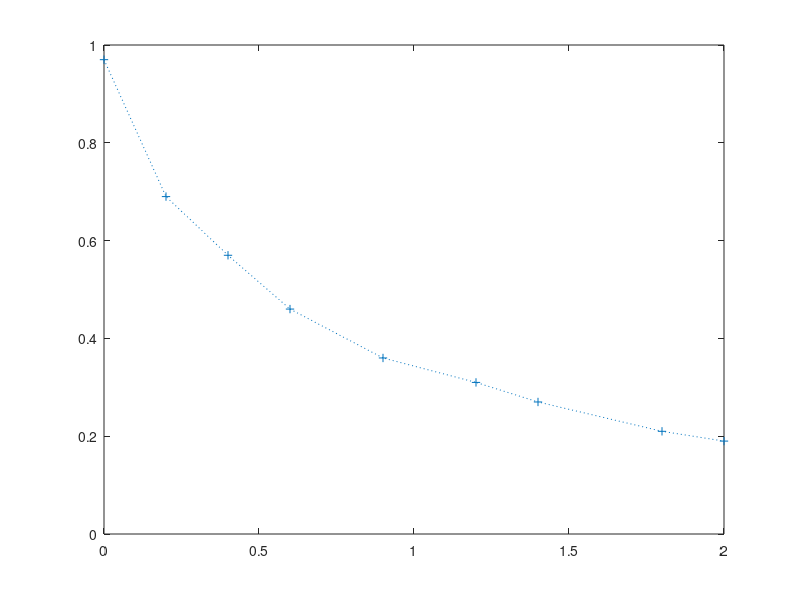

Source code (MATLAB): (Note: this script raises an error after producing the figure.)
clear all; close all;clc
x=[0 0.2 0.4 0.6 0.9 1.2 1.4 1.8 2]
y=[0.97 0.69 .57 0.46 0.36 0.31 0.27 0.21 0.19];
figure(1);plot(x,y,'+:')
% Tim gan dung---------------
X=x;Y=1/(a0x+a1);
pp=polyfit(X,Y,2);
b0=pp(1);c0=pp(2);a0=exp(pp(3));
% Chinh xac--------------------
f=inline('A(1)*exp(A(2)*(x.^2)+A(3)*x)','A','x');
A0=[a0 b0 c0];
[An dAn]=lsqcurvefit(f,A0,x,y)
xx=linspace(0,1,100);yy=f(An,xx);
figure(2);
plot(xx,yy);hold on;
plot(x,y,'r*');hold off;